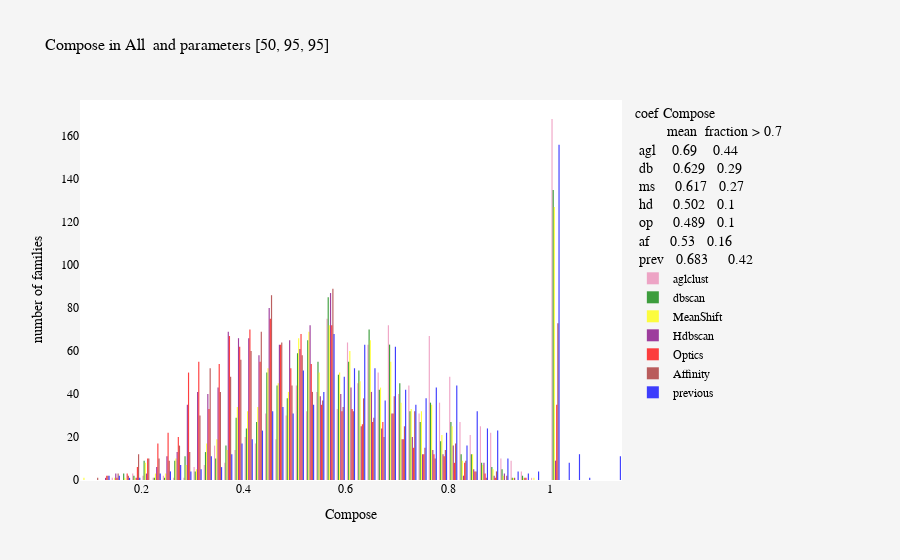

This figure's notebook cell:
### Code cell
Hist(part_all, 'C', 'Compose', 'All', val_all)

### Figure 1 — Plotly figure (JSON) as saved in the notebook; plotly's stock layout.template omitted (floating-point values rounded to 4 significant figures; data arrays with more than 128 entries replaced by an {"elided": "..."} marker saying what was removed)
{"data": [{"marker": {"color": "#EB89B5"}, "name": "aglclust", "opacity": 0.75, "type": "histogram", "x": {"elided": "1251 float values"}}, {"marker": {"color": "green"}, "name": "dbscan", "opacity": 0.75, "type": "histogram", "x": {"elided": "1251 float values"}}, {"marker": {"color": "yellow"}, "name": "MeanShift", "opacity": 0.75, "type": "histogram", "x": {"elided": "1251 float values"}}, {"marker": {"color": "purple"}, "name": "Hdbscan", "opacity": 0.75, "type": "histogram", "x": {"elided": "1251 float values"}}, {"marker": {"color": "red"}, "name": "Optics", "opacity": 0.75, "type": "histogram", "x": {"elided": "1251 float values"}}, {"marker": {"color": "brown"}, "name": "Affinity", "opacity": 0.75, "type": "histogram", "x": {"elided": "1251 float values"}}, {"marker": {"color": "blue"}, "name": "previous", "opacity": 0.75, "type": "histogram", "x": {"elided": "1251 float values"}}], "layout": {"font": {"color": "black", "family": "Verdana", "size": 12}, "legend": {"title": {"text": "coef Compose <br>        mean  fraction > 0.7                          <br> agl    0.69    0.44                          <br> db     0.629   0.29                          <br> ms     0.617   0.27                         <br> hd     0.502   0.1                          <br> op     0.489   0.1                          <br> af     0.53   0.16                          <br> prev   0.683     0.42"}}, "paper_bgcolor": "whitesmoke", "plot_bgcolor": "white", "title": {"font": {"size": 16}, "text": "Compose in All  and parameters [50, 95, 95]"}, "xaxis": {"title": {"text": "Compose"}}, "yaxis": {"title": {"text": "number of families"}}}}
